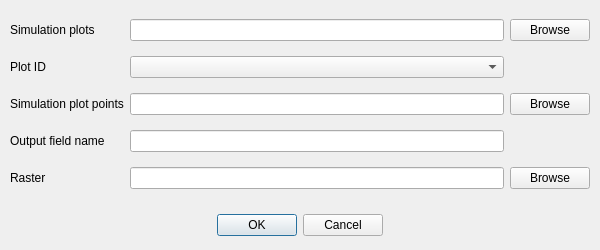
<?xml version="1.0" encoding="UTF-8"?>
<ui version="4.0">
  <class>Dialog</class>
  <widget class="QDialog" name="Dialog">
    <property name="geometry">
      <rect>
        <x>0</x>
        <y>0</y>
        <width>600</width>
        <height>250</height>
      </rect>
    </property>
    <property name="minimumSize">
      <size>
        <width>600</width>
        <height>250</height>
      </size>
    </property>
    <property name="windowTitle">
      <string>Raster Value Statistics by Plot Points</string>
    </property>

    <widget class="QWidget" name="gridLayoutWidget">
      <property name="geometry">
        <rect>
          <x>10</x>
          <y>10</y>
          <width>580</width>
          <height>190</height>
        </rect>
      </property>
      <layout class="QGridLayout" name="gridLayout">

        <item row="0" column="0">
          <widget class="QLabel" name="label">
            <property name="text">
              <string>Simulation plots</string>
            </property>
          </widget>
        </item>
        <item row="0" column="1">
          <widget class="QLineEdit" name="tbInputPlotsShpFN"/>
        </item>
        <item row="0" column="2">
          <widget class="QPushButton" name="btnBrowseInputPlotShp">
            <property name="text">
              <string>Browse</string>
            </property>
          </widget>
        </item>

        <item row="1" column="0">
          <widget class="QLabel" name="label_6">
            <property name="text">
              <string>Plot ID</string>
            </property>
          </widget>
        </item>
        <item row="1" column="1">
          <widget class="QComboBox" name="cmbFields"/>
        </item>

        <item row="2" column="0">
          <widget class="QLabel" name="label">
            <property name="text">
              <string>Simulation plot points</string>
            </property>
          </widget>
        </item>
        <item row="2" column="1">
          <widget class="QLineEdit" name="tbInputPointsShpFN"/>
        </item>
        <item row="2" column="2">
          <widget class="QPushButton" name="btnBrowseInputPointsShp">
            <property name="text">
              <string>Browse</string>
            </property>
          </widget>
        </item>
        
        <item row="3" column="0">
          <widget class="QLabel" name="label_6">
            <property name="text">
              <string>Output field name</string>
            </property>
          </widget>
        </item>
        <item row="3" column="1">
          <widget class="QLineEdit" name="tbOutputFieldName"/>
        </item>
        
        <item row="4" column="0">
          <widget class="QLabel" name="label_2">
            <property name="text">
              <string>Raster</string>
            </property>
          </widget>
        </item>
        <item row="4" column="1">
          <widget class="QLineEdit" name="tbInputRasterFN"/>
        </item>
        <item row="4" column="2">
          <widget class="QPushButton" name="btnBrowseInputRaster">
            <property name="text">
              <string>Browse</string>
            </property>
          </widget>
        </item>

      </layout>
    </widget>

    <widget class="QDialogButtonBox" name="btnBox">
      <property name="geometry">
        <rect>
          <x>10</x>
          <y>210</y>
          <width>580</width>
          <height>30</height>
        </rect>
      </property>
      <property name="orientation">
        <enum>Qt::Horizontal</enum>
      </property>
      <property name="standardButtons">
        <set>QDialogButtonBox::Cancel|QDialogButtonBox::Ok</set>
      </property>
      <property name="centerButtons">
        <bool>true</bool>
      </property>
    </widget>

  </widget>

  <resources/>
  <connections>
    <connection>
      <sender>btnBox</sender>
      <signal>accepted()</signal>
      <receiver>Dialog</receiver>
      <slot>accept()</slot>
      <hints>
        <hint type="sourcelabel">
          <x>248</x>
          <y>254</y>
        </hint>
        <hint type="destinationlabel">
          <x>157</x>
          <y>274</y>
        </hint>
      </hints>
    </connection>
    <connection>
      <sender>btnBox</sender>
      <signal>rejected()</signal>
      <receiver>Dialog</receiver>
      <slot>reject()</slot>
      <hints>
        <hint type="sourcelabel">
          <x>316</x>
          <y>260</y>
        </hint>
        <hint type="destinationlabel">
          <x>286</x>
          <y>274</y>
        </hint>
      </hints>
    </connection>
  </connections>
</ui>
